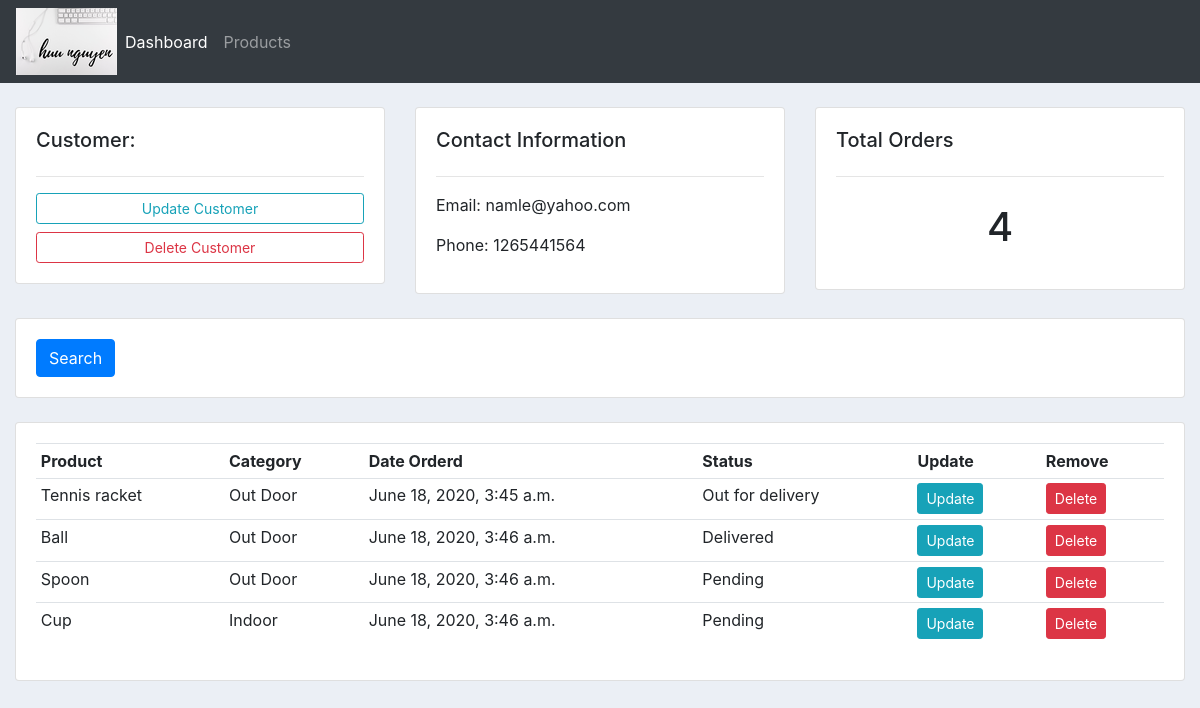
The app's page /customer/2/, older data.
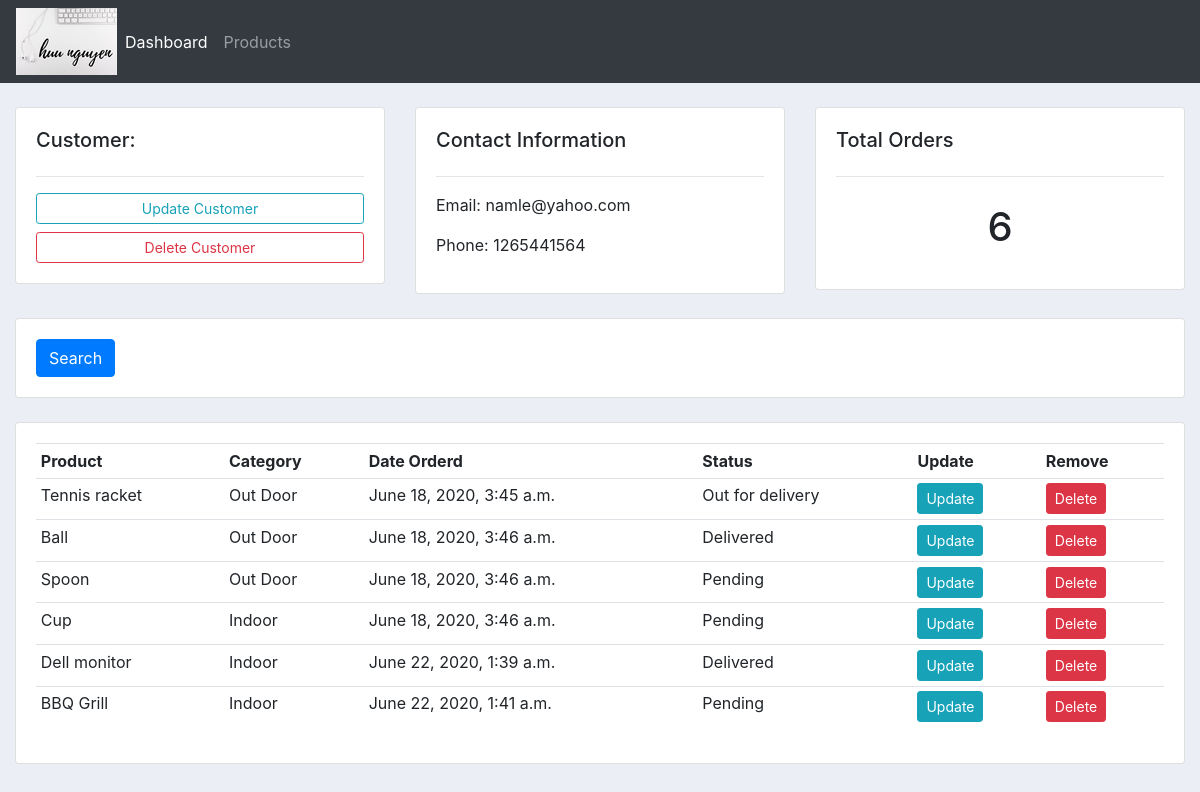
The same page, newer data.
### database_crud/models.py (models this page shows, shortened)
class Customer(models.Model):
	name = models.CharField(max_length=200, null=True)
	phone = models.CharField(max_length=200, null=True)
	email = models.CharField(max_length=200, null=True)
	date_created = models.DateTimeField(auto_now_add=True, null=True)

class Order(models.Model):
	STATUS = (
			('Pending', 'Pending'),
			('Out for delivery', 'Out for delivery'),
			('Delivered', 'Delivered'),
			)
	customer = models.ForeignKey(Customer, null=True, on_delete= models.SET_NULL)
	product = models.ForeignKey(Product, null=True, on_delete= models.SET_NULL)
	date_created = models.DateTimeField(auto_now_add=True, null=True)
	status = models.CharField(max_length=200, null=True, choices=STATUS)

class Product(models.Model):
	CATEGORY = (
			('Indoor', 'Indoor'),
			('Out Door', 'Out Door'),
			)
	name = models.CharField(max_length=200, null=True)
	price = models.FloatField(null=True)
	category = models.CharField(max_length=200, null=True, choices=CATEGORY)
	description = models.CharField(max_length=200, null=True, blank=True)
	date_created = models.DateTimeField(auto_now_add=True, null=True)
	tags = models.ManyToManyField(Tag)
	def __str__(self):
		return self.name

### database_crud/views.py (the view)
# urls.py: path('customer/<str:pk_test>/', views.customer, name="customer"),
def customer(request, pk_test):
	customer = Customer.objects.get(id=pk_test)
	orders = customer.order_set.all()
	order_count = orders.count()
	context = {'customer':customer, 'orders':orders, 'order_count':order_count}
	return render(request, 'pages/customer.html',context)

### database_crud/templates/pages/customer.html
{%  extends 'pages/main.html' %}
{% block content %}
	<br>
<div class="row">
	<div class="col-md">
		<div class="card card-body">
			<h5>Customer:</h5>
			<hr>
			<a class="btn btn-outline-info  btn-sm btn-block" href="">Update Customer</a>
			<a class="btn btn-outline-danger  btn-sm btn-block" href="">Delete Customer</a>
		</div>
	</div>
	<div class="col-md">
		<div class="card card-body">
			<h5>Contact Information</h5>
			<hr>
			<p>Email: {{customer.email}}</p>
			<p>Phone: {{customer.phone}}</p>
		</div>
	</div>
	<div class="col-md">
		<div class="card card-body">
			<h5>Total Orders</h5>
			<hr>
			<h1 style="text-align: center;padding: 10px">{{order_count}}</h1>
		</div>
	</div>
</div>
<br>
<div class="row">
	<div class="col">
		<div class="card card-body">
			<form method="get">
		    <button class="btn btn-primary" type="submit">Search</button>
		  </form>
		</div>
	</div>
</div>
<br>
<div class="row">
	<div class="col-md">
		<div class="card card-body">
			<table class="table table-sm">
				<tr>
					<th>Product</th>
					<th>Category</th>
					<th>Date Orderd</th>
					<th>Status</th>
					<th>Update</th>
					<th>Remove</th>
				</tr>
				{% for order in orders %}
				<tr>
					<td>{{order.product}}</td>
					<td>{{order.product.category}}</td>
					<td>{{order.date_created}}</td>
					<td>{{order.status}}</td>
					<td><a class="btn btn-sm btn-info" href="{% url 'update_order' order.id %}">Update</a></td>
					<td><a class="btn btn-sm btn-danger" href="{% url 'delete_order' order.id %}">Delete</a></td>
				</tr>
				{% endfor %}
			</table>
		</div>
	</div>
</div>
{% endblock %}

### database_crud/templates/pages/main.html (shortened to what this page needs)
{% load static %}
<!DOCTYPE html>
<html>
<head>
	<link rel="stylesheet" href="https://stackpath.bootstrapcdn.com/bootstrap/4.3.1/css/bootstrap.min.css">
	<link rel="stylesheet" type="text/css" href="{% static '/css/main.css' %}">
</head>
<body>
	{%  include 'pages/navbar.html' %}
	<div class="container-fluid">
	{% block content %}
	{% endblock %}
    </div>
</body>
</html>

### database_crud/templates/pages/navbar.html (shortened to what this page needs)
{% load static %}
<nav class="navbar navbar-expand-lg navbar-dark bg-dark">
 <img src="{% static 'images/rsz_logo_new.png' %}">
  <div class="collapse navbar-collapse" id="navbarNav">
    <ul class="navbar-nav">
      <li class="nav-item active">
        <a class="nav-link" href="{% url 'home' %}">Dashboard</a>
      </li>
      <li class="nav-item">
        <a class="nav-link" href="{% url 'products' %}">Products</a>
      </li>
    </ul>
  </div>
</nav>

### static/css/main.css (style rules this page uses)
body { background-color: #ebeff5; }

Row changes from the older to the newer data that the page shows:
added Order: product "Dell monitor", product.category "Indoor", date_created "June 22, 2020, 1:39 a.m.", status "Delivered"
added Order: product "BBQ Grill", product.category "Indoor", date_created "June 22, 2020, 1:41 a.m.", status "Pending"
Text that changed along with them:
{{ order_count }}: "4" → "6"
